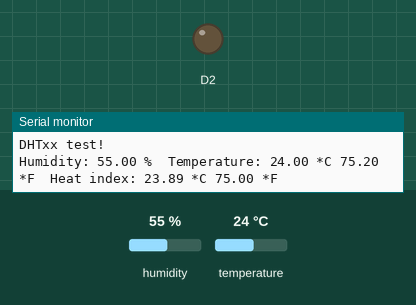
This sketch was run on a simulated ESP8266 (NodeMCU). Shown: output pins drawn as LEDs (lit = HIGH), the last lines printed to the serial monitor. The inputs (shaded band) are chosen by the test bench; at power-on: humidity 55 %, temperature 24 °C.

Above: at 5.8 s.
5.9 s: humidity set to 52 %
10.2 s: humidity set to 49 %
At 11.2 s:
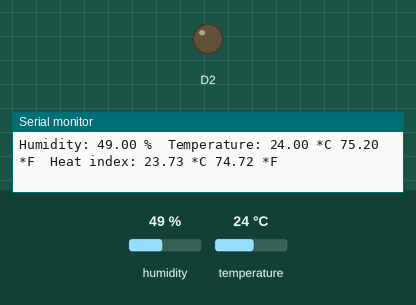
14.5 s: humidity set to 68 %
At 15.5 s:
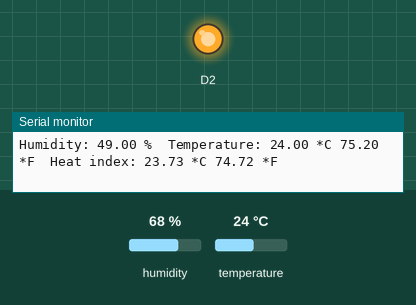
22.8 s: humidity set to 22 %
At 23.6 s:
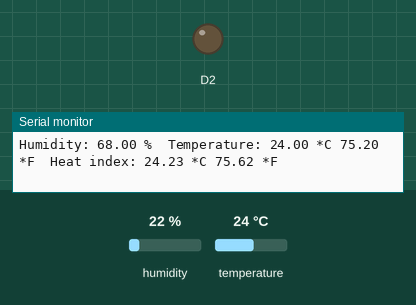
Timing chart, 0 to 25.8 s (numbered marks = the images above; inputs shaded):
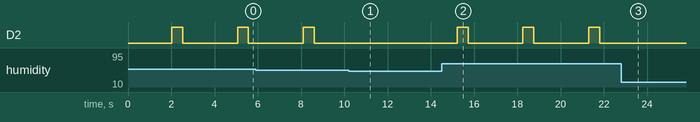

Measured:
- after the input at 10.2 s, D2: stays LOW (without the input it goes to HIGH after 0.94 s)
- after the input at 14.5 s, D2: alternates HIGH for 0.50 s and LOW for 2.5 s, starting after 0.72 s
- after the input at 22.8 s, D2: stops changing and stays LOW
- by itself, D2: alternates HIGH for 0.50 s and LOW for 2.5 s

The sketch:

DHTtester_test.ino
```cpp
// Example testing sketch for various DHT humidity/temperature sensors
// Written by ladyada, public domain

#include "DHT.h"

#define DHTPIN D1     // what digital pin we're connected to

// Uncomment whatever type you're using!
#define DHTTYPE DHT11   // DHT 11
//#define DHTTYPE DHT22   // DHT 22  (AM2302), AM2321
//#define DHTTYPE DHT21   // DHT 21 (AM2301)

// Connect pin 1 (on the left) of the sensor to +5V
// NOTE: If using a board with 3.3V logic like an Arduino Due connect pin 1
// to 3.3V instead of 5V!
// Connect pin 2 of the sensor to whatever your DHTPIN is
// Connect pin 4 (on the right) of the sensor to GROUND
// Connect a 10K resistor from pin 2 (data) to pin 1 (power) of the sensor

// Initialize DHT sensor.
// Note that older versions of this library took an optional third parameter to
// tweak the timings for faster processors.  This parameter is no longer needed
// as the current DHT reading algorithm adjusts itself to work on faster procs.
DHT dht(DHTPIN, DHTTYPE);

void setup() {
  Serial.begin(9600);
  Serial.println("DHTxx test!");
     pinMode(D2, OUTPUT);
  dht.begin();
}

void loop() {
  // Wait a few seconds between measurements.
  delay(2000);

  // Reading temperature or humidity takes about 250 milliseconds!
  // Sensor readings may also be up to 2 seconds 'old' (its a very slow sensor)
  float h = dht.readHumidity();
  // Read temperature as Celsius (the default)
  float t = dht.readTemperature();
  // Read temperature as Fahrenheit (isFahrenheit = true)
  float f = dht.readTemperature(true);

  // Check if any reads failed and exit early (to try again).
  if (isnan(h) || isnan(t) || isnan(f)) {
    Serial.println("Failed to read from DHT sensor!");
    return;
  }

  if(h>50){
    digitalWrite(D2, HIGH);       // sets the digital pin 13 on
    delay(500);                  // waits for a second
    digitalWrite(D2, LOW);        // sets the digital pin 13 off
     delay(500);
    }

  // Compute heat index in Fahrenheit (the default)
  float hif = dht.computeHeatIndex(f, h);
  // Compute heat index in Celsius (isFahreheit = false)
  float hic = dht.computeHeatIndex(t, h, false);

  Serial.print("Humidity: ");
  Serial.print(h);
  Serial.print(" %\t");
  Serial.print("Temperature: ");
  Serial.print(t);
  Serial.print(" *C ");
  Serial.print(f);
  Serial.print(" *F\t");
  Serial.print("Heat index: ");
  Serial.print(hic);
  Serial.print(" *C ");
  Serial.print(hif);
  Serial.println(" *F");
}
```
